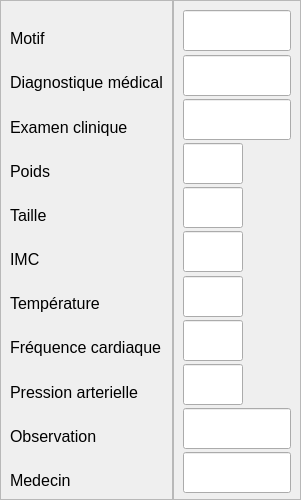
                                <widget class="QFrame" name="frame_24">
                                 <property name="minimumSize">
                                  <size>
                                   <width>0</width>
                                   <height>500</height>
                                  </size>
                                 </property>
                                 <property name="maximumSize">
                                  <size>
                                   <width>16777215</width>
                                   <height>500</height>
                                  </size>
                                 </property>
                                 <property name="frameShape">
                                  <enum>QFrame::NoFrame</enum>
                                 </property>
                                 <property name="frameShadow">
                                  <enum>QFrame::Raised</enum>
                                 </property>
                                 <layout class="QHBoxLayout" name="horizontalLayout_22">
                                  <property name="spacing">
                                   <number>0</number>
                                  </property>
                                  <property name="leftMargin">
                                   <number>0</number>
                                  </property>
                                  <property name="topMargin">
                                   <number>0</number>
                                  </property>
                                  <property name="rightMargin">
                                   <number>0</number>
                                  </property>
                                  <property name="bottomMargin">
                                   <number>0</number>
                                  </property>
                                  <item>
                                   <widget class="QFrame" name="frame_26">
                                    <property name="frameShape">
                                     <enum>QFrame::StyledPanel</enum>
                                    </property>
                                    <property name="frameShadow">
                                     <enum>QFrame::Raised</enum>
                                    </property>
                                    <layout class="QVBoxLayout" name="verticalLayout_15">
                                     <item alignment="Qt::AlignBottom">
                                      <widget class="QLabel" name="label_15">
                                       <property name="font">
                                        <font>
                                         <pointsize>12</pointsize>
                                        </font>
                                       </property>
                                       <property name="text">
                                        <string>Motif</string>
                                       </property>
                                      </widget>
                                     </item>
                                     <item alignment="Qt::AlignBottom">
                                      <widget class="QLabel" name="label_16">
                                       <property name="font">
                                        <font>
                                         <pointsize>12</pointsize>
                                        </font>
                                       </property>
                                       <property name="text">
                                        <string>Diagnostique médical</string>
                                       </property>
                                      </widget>
                                     </item>
                                     <item alignment="Qt::AlignBottom">
                                      <widget class="QLabel" name="label_17">
                                       <property name="font">
                                        <font>
                                         <pointsize>12</pointsize>
                                        </font>
                                       </property>
                                       <property name="text">
                                        <string>Examen clinique</string>
                                       </property>
                                      </widget>
                                     </item>
                                     <item alignment="Qt::AlignBottom">
                                      <widget class="QLabel" name="label_18">
                                       <property name="font">
                                        <font>
                                         <pointsize>12</pointsize>
                                        </font>
                                       </property>
                                       <property name="text">
                                        <string>Poids</string>
                                       </property>
                                      </widget>
                                     </item>
                                     <item alignment="Qt::AlignBottom">
                                      <widget class="QLabel" name="label_19">
                                       <property name="font">
                                        <font>
                                         <pointsize>12</pointsize>
                                        </font>
                                       </property>
                                       <property name="text">
                                        <string>Taille</string>
                                       </property>
                                      </widget>
                                     </item>
                                     <item alignment="Qt::AlignBottom">
                                      <widget class="QLabel" name="label_20">
                                       <property name="font">
                                        <font>
                                         <pointsize>12</pointsize>
                                        </font>
                                       </property>
                                       <property name="text">
                                        <string>IMC</string>
                                       </property>
                                      </widget>
                                     </item>
                                     <item alignment="Qt::AlignBottom">
                                      <widget class="QLabel" name="label_21">
                                       <property name="font">
                                        <font>
                                         <pointsize>12</pointsize>
                                        </font>
                                       </property>
                                       <property name="text">
                                        <string>Température</string>
                                       </property>
                                      </widget>
                                     </item>
                                     <item alignment="Qt::AlignBottom">
                                      <widget class="QLabel" name="label_22">
                                       <property name="font">
                                        <font>
                                         <pointsize>12</pointsize>
                                        </font>
                                       </property>
                                       <property name="text">
                                        <string>Fréquence cardiaque</string>
                                       </property>
                                      </widget>
                                     </item>
                                     <item alignment="Qt::AlignBottom">
                                      <widget class="QLabel" name="label_23">
                                       <property name="font">
                                        <font>
                                         <pointsize>12</pointsize>
                                        </font>
                                       </property>
                                       <property name="text">
                                        <string>Pression arterielle</string>
                                       </property>
                                      </widget>
                                     </item>
                                     <item alignment="Qt::AlignBottom">
                                      <widget class="QLabel" name="label_24">
                                       <property name="font">
                                        <font>
                                         <pointsize>12</pointsize>
                                        </font>
                                       </property>
                                       <property name="text">
                                        <string>Observation</string>
                                       </property>
                                      </widget>
                                     </item>
                                     <item alignment="Qt::AlignBottom">
                                      <widget class="QLabel" name="ez">
                                       <property name="font">
                                        <font>
                                         <pointsize>12</pointsize>
                                        </font>
                                       </property>
                                       <property name="text">
                                        <string>Medecin</string>
                                       </property>
                                      </widget>
                                     </item>
                                    </layout>
                                   </widget>
                                  </item>
                                  <item>
                                   <widget class="QFrame" name="frame_27">
                                    <property name="frameShape">
                                     <enum>QFrame::StyledPanel</enum>
                                    </property>
                                    <property name="frameShadow">
                                     <enum>QFrame::Raised</enum>
                                    </property>
                                    <layout class="QVBoxLayout" name="verticalLayout_16">
                                     <item>
                                      <widget class="QLineEdit" name="L_motif">
                                       <property name="minimumSize">
                                        <size>
                                         <width>0</width>
                                         <height>41</height>
                                        </size>
                                       </property>
                                       <property name="styleSheet">
                                        <string notr="true">border-bottom: 1px solid rgb(36, 156, 200)</string>
                                       </property>
                                       <property name="readOnly">
                                        <bool>true</bool>
                                       </property>
                                      </widget>
                                     </item>
                                     <item>
                                      <widget class="QLineEdit" name="L_diag">
                                       <property name="minimumSize">
                                        <size>
                                         <width>0</width>
                                         <height>41</height>
                                        </size>
                                       </property>
                                       <property name="styleSheet">
                                        <string notr="true">border-bottom: 1px solid rgb(36, 156, 200)</string>
                                       </property>
                                       <property name="readOnly">
                                        <bool>true</bool>
                                       </property>
                                      </widget>
                                     </item>
                                     <item>
                                      <widget class="QLineEdit" name="L_exam">
                                       <property name="minimumSize">
                                        <size>
                                         <width>0</width>
                                         <height>41</height>
                                        </size>
                                       </property>
                                       <property name="styleSheet">
                                        <string notr="true">border-bottom: 1px solid rgb(36, 156, 200)</string>
                                       </property>
                                       <property name="readOnly">
                                        <bool>true</bool>
                                       </property>
                                      </widget>
                                     </item>
                                     <item>
                                      <widget class="QLineEdit" name="L_poids">
                                       <property name="minimumSize">
                                        <size>
                                         <width>0</width>
                                         <height>41</height>
                                        </size>
                                       </property>
                                       <property name="maximumSize">
                                        <size>
                                         <width>60</width>
                                         <height>16777215</height>
                                        </size>
                                       </property>
                                       <property name="styleSheet">
                                        <string notr="true">border-bottom: 1px solid rgb(36, 156, 200)</string>
                                       </property>
                                       <property name="readOnly">
                                        <bool>true</bool>
                                       </property>
                                      </widget>
                                     </item>
                                     <item>
                                      <widget class="QLineEdit" name="L_taillee">
                                       <property name="minimumSize">
                                        <size>
                                         <width>0</width>
                                         <height>41</height>
                                        </size>
                                       </property>
                                       <property name="maximumSize">
                                        <size>
                                         <width>60</width>
                                         <height>16777215</height>
                                        </size>
                                       </property>
                                       <property name="styleSheet">
                                        <string notr="true">border-bottom: 1px solid rgb(36, 156, 200)</string>
                                       </property>
                                       <property name="readOnly">
                                        <bool>true</bool>
                                       </property>
                                      </widget>
                                     </item>
                                     <item>
                                      <widget class="QLineEdit" name="L_Imc">
                                       <property name="minimumSize">
                                        <size>
                                         <width>0</width>
                                         <height>41</height>
                                        </size>
                                       </property>
                                       <property name="maximumSize">
                                        <size>
                                         <width>60</width>
                                         <height>16777215</height>
                                        </size>
                                       </property>
                                       <property name="styleSheet">
                                        <string notr="true">border-bottom: 1px solid rgb(36, 156, 200)</string>
                                       </property>
                                       <property name="readOnly">
                                        <bool>true</bool>
                                       </property>
                                      </widget>
                                     </item>
                                     <item>
                                      <widget class="QLineEdit" name="L_temperature">
                                       <property name="minimumSize">
                                        <size>
                                         <width>0</width>
                                         <height>41</height>
                                        </size>
                                       </property>
                                       <property name="maximumSize">
                                        <size>
                                         <width>60</width>
                                         <height>16777215</height>
                                        </size>
                                       </property>
                                       <property name="styleSheet">
                                        <string notr="true">border-bottom: 1px solid rgb(36, 156, 200)</string>
                                       </property>
                                       <property name="readOnly">
                                        <bool>true</bool>
                                       </property>
                                      </widget>
                                     </item>
                                     <item>
                                      <widget class="QLineEdit" name="L_frequence_cardiaque">
                                       <property name="minimumSize">
                                        <size>
                                         <width>0</width>
                                         <height>41</height>
                                        </size>
                                       </property>
                                       <property name="maximumSize">
                                        <size>
                                         <width>60</width>
                                         <height>16777215</height>
                                        </size>
                                       </property>
                                       <property name="styleSheet">
                                        <string notr="true">border-bottom: 1px solid rgb(36, 156, 200)</string>
                                       </property>
                                       <property name="readOnly">
                                        <bool>true</bool>
                                       </property>
                                      </widget>
                                     </item>
                                     <item>
                                      <widget class="QLineEdit" name="L_pression_arterielle">
                                       <property name="minimumSize">
                                        <size>
                                         <width>0</width>
                                         <height>41</height>
                                        </size>
                                       </property>
                                       <property name="maximumSize">
                                        <size>
                                         <width>60</width>
                                         <height>16777215</height>
                                        </size>
                                       </property>
                                       <property name="styleSheet">
                                        <string notr="true">border-bottom: 1px solid rgb(36, 156, 200)</string>
                                       </property>
                                       <property name="readOnly">
                                        <bool>true</bool>
                                       </property>
                                      </widget>
                                     </item>
                                     <item>
                                      <widget class="QLineEdit" name="L_observation">
                                       <property name="minimumSize">
                                        <size>
                                         <width>0</width>
                                         <height>41</height>
                                        </size>
                                       </property>
                                       <property name="styleSheet">
                                        <string notr="true">border-bottom: 1px solid rgb(36, 156, 200)</string>
                                       </property>
                                       <property name="readOnly">
                                        <bool>true</bool>
                                       </property>
                                      </widget>
                                     </item>
                                     <item>
                                      <widget class="QLineEdit" name="L_nom_medecin_consultation">
                                       <property name="minimumSize">
                                        <size>
                                         <width>0</width>
                                         <height>41</height>
                                        </size>
                                       </property>
                                       <property name="styleSheet">
                                        <string notr="true">border-bottom: 1px solid rgb(36, 156, 200)</string>
                                       </property>
                                       <property name="readOnly">
                                        <bool>true</bool>
                                       </property>
                                      </widget>
                                     </item>
                                    </layout>
                                   </widget>
                                  </item>
                                 </layout>
                                </widget>
